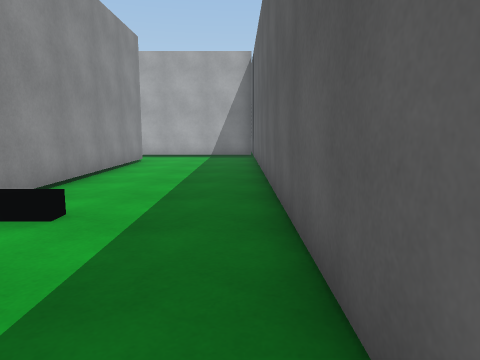
View 1 (above)

24 first-person views from a walk through a 3-D level made in the Unity game engine. The camera is 1.2 m above the floor, tilts 8° down and sees 70° across. The floor is counted in squares, 1 m on a side. Each view is taken from the middle of a square. On the plan, view 1 faces up. The plan holds only what a view shows up to about 14 squares ahead; the rest is blank. The place goes on beyond the plan. The player character is not drawn. Surface patterns are stand-ins for the level's own textures.

View 2
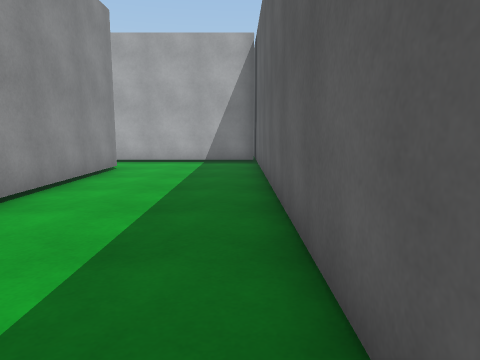

View 3
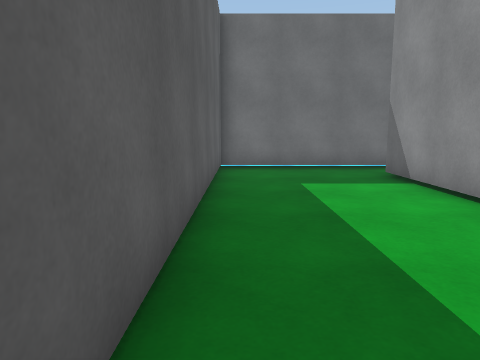

View 4
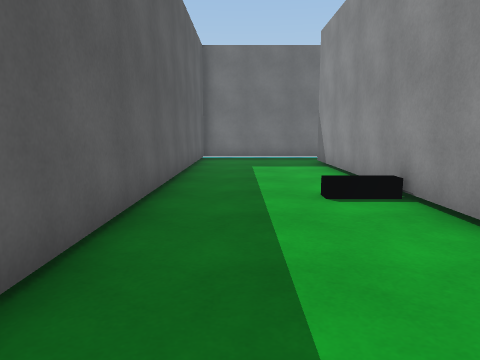

View 5
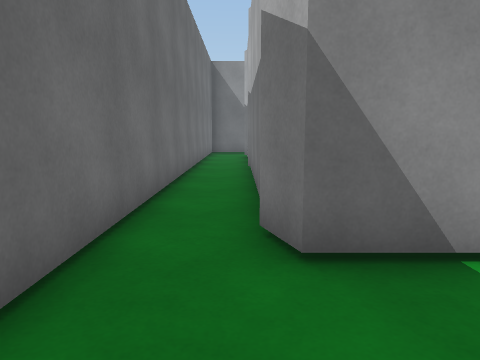

View 6
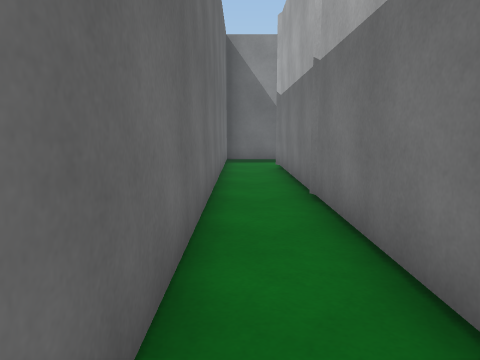

View 7
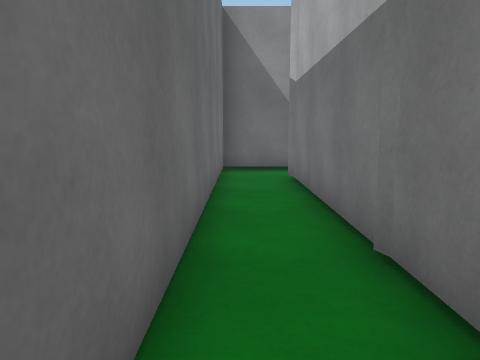

View 8
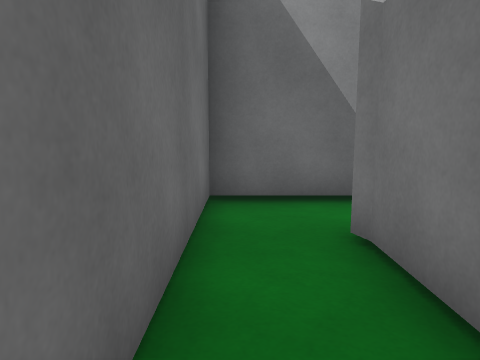

View 9
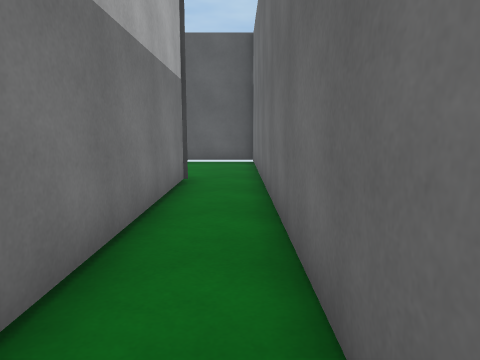

View 10
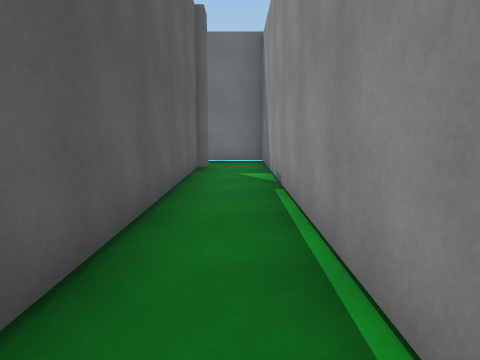

View 11
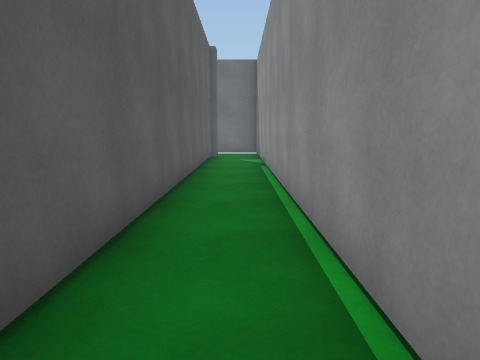

View 12
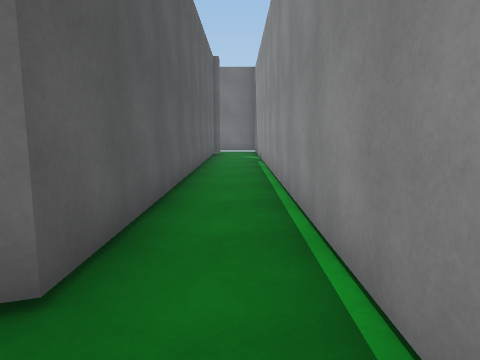

View 13
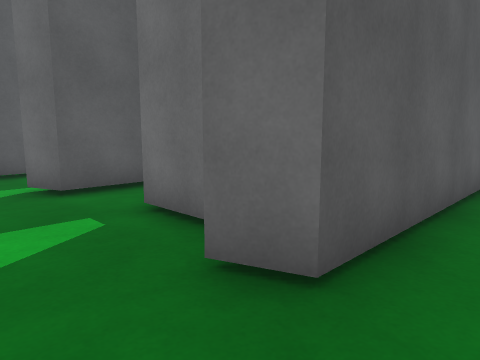

View 14
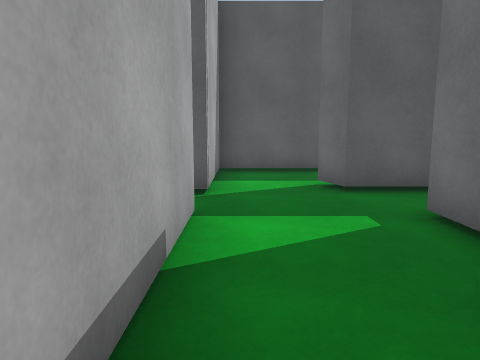

View 15
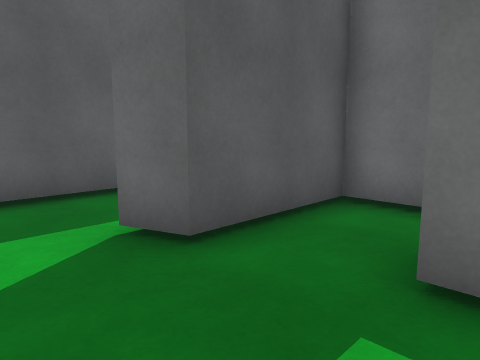

View 16
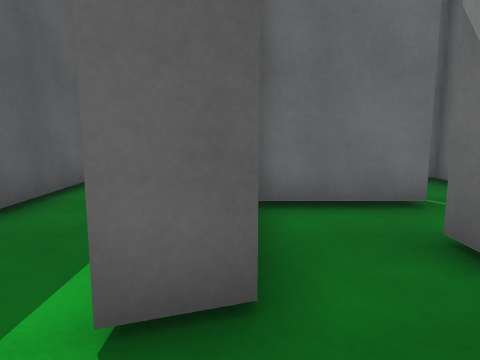

View 17
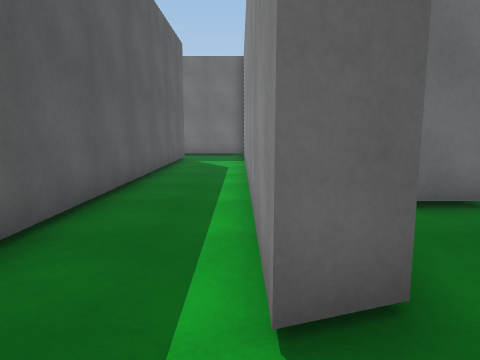

View 18
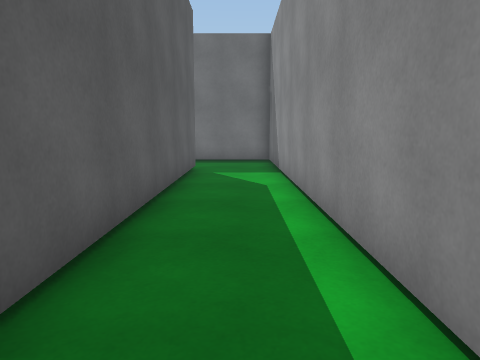

View 19
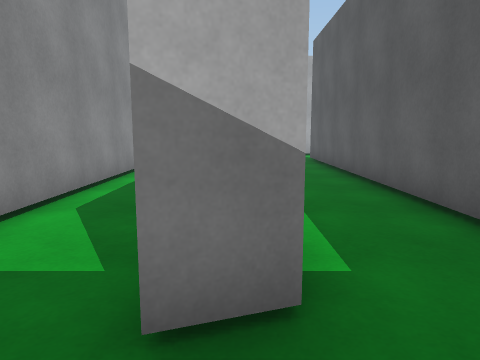

View 20
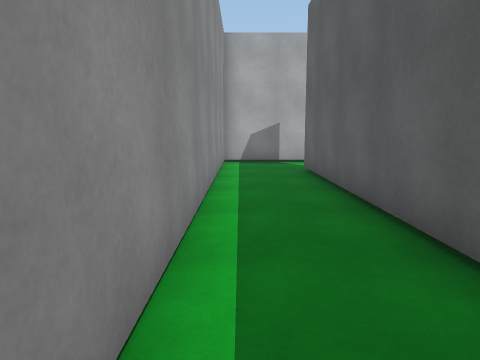

View 21
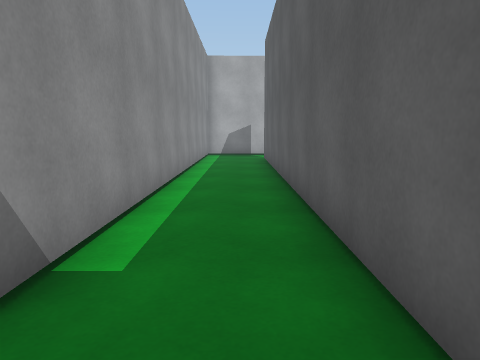

View 22
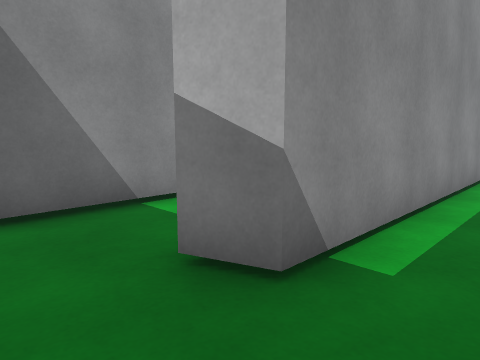

View 23
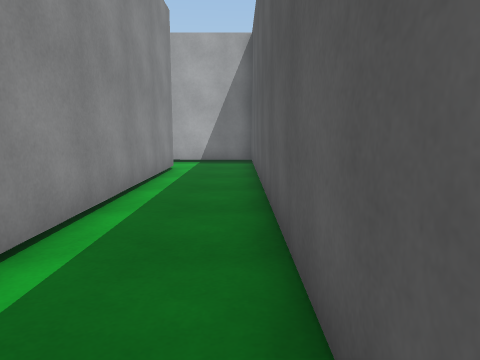

View 24
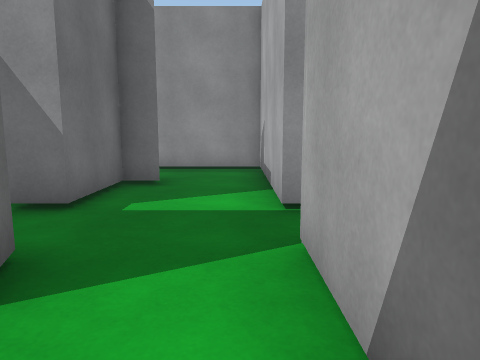

### Floor plan
Points are (right, up) in squares from view 1. A wall is a line through its corners. A room is listed if a view was taken in it or the views show most of it. See-through windows are left out.
Room 1 (views 1, 2, 3, 4, 5, 6, 7, 8, 9)
walls: (-4.9, -2.7) (-17.5, -2.7); (-4, 14.3) (-4, -2.4) (-5, -2.8); (-19.9, -2.5) (-19.9, -4.5) (0.6, -4.5) (0.6, 16.6) (-3.4, 16.6)
ways out: opening at (-19, -2) to room 2; opening at (-4.5, 15.5) to room 4
Room 2 (views 10, 11, 12, 13, 14, 15)
walls: (-12.1, 12.5) (-12.1, 13.9); (-14.1, 16.6) (-19.9, 16.6) (-19.9, -2.5); (-17.7, -1.7) (-17.7, 13.8) (-16.7, 14.2) (-16.7, 13.3) (-14.2, 13.3) (-14.2, 12.4); (-17.9, -2.8) (-17.9, -1.8)
ways out: opening at (-19, -2) to room 1; opening at (-11.5, 15.5) to room 3; opening at (-13.5, 13) to room 5; opening at (-13.5, 17)
Room 3 (views 16, 17, 18, 19, 23, 24)
walls: (-12.1, 13.9) (-11.2, 14.2) (-11.2, -1.7) (-8.2, -1.7); (-7.6, 1.1) (-8.5, 0.7) (-8.5, 16.6) (-12.5, 16.6)
ways out: opening at (-11.5, 15.5) to room 2; opening at (-8, -0.5) to room 4
Room 4 (views 20, 21, 22)
walls: (-5, 0.3) (-5, 13.9); (-7.6, 16.4) (-7.6, 1.1); (-3.4, 16.6) (-7.6, 16.6)
ways out: opening at (-4.5, 15.5) to room 1; opening at (-8, -0.5) to room 3
Room 5 (no view inside)
walls: (-15, 10.6) (-12.1, 10.6) (-12.1, 12.5)
ways out: opening at (-13.5, 13) to room 2; opening at (-15.5, 10)

Positions as (right, up) in squares from view 1, and headings:
1: (0, 0), facing up
2: (0, 3), facing up
3: (0, 7), facing down
4: (-1, 11), facing down
5: (-1, -3), facing left
6: (-6, -4), facing left
7: (-9, -4), facing left
8: (-14, -4), facing left
9: (-13, -4), facing right
10: (-19, 9), facing down
11: (-19, 14), facing down
12: (-19, 16), facing down
13: (-19, 16), facing down-right
14: (-19, 16), facing right
15: (-15, 16), facing down-right
16: (-12, 16), facing down
17: (-11, 16), facing down
18: (-10, 12), facing down
19: (-8, -1), facing up
20: (-7, 3), facing up
21: (-6, -1), facing up
22: (-6, -1), facing up-left
23: (-9, 3), facing up
24: (-9, 16), facing left
